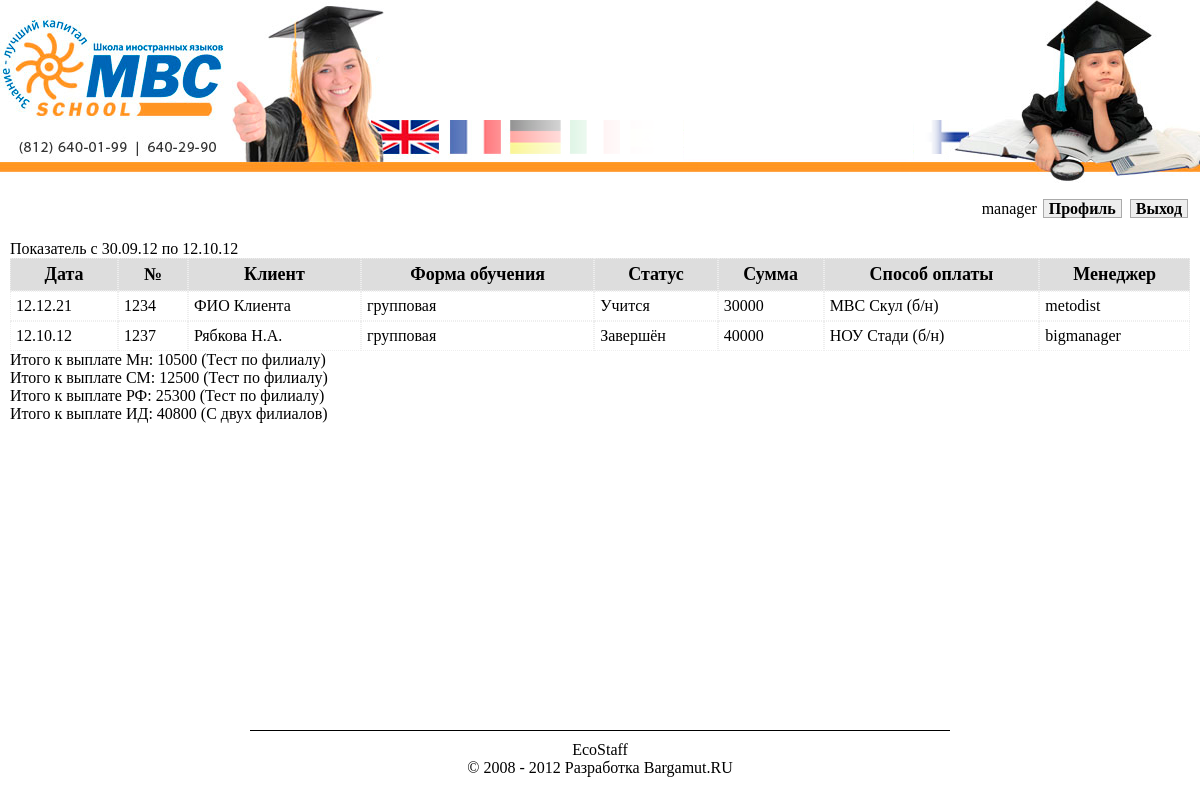
Screenshot of /report/rates.php (signed in) with the database file from the repository.
### tables this page shows
CREATE TABLE IF NOT EXISTS `projects` (
  `id` int(11) NOT NULL AUTO_INCREMENT COMMENT 'ID проекта',
  `clientid` int(11) NOT NULL COMMENT 'ID клиента',
  `filial` int(11) NOT NULL COMMENT 'ID филиала проекта',
  `number` char(4) NOT NULL COMMENT 'Номер проекта',
  `hours` tinyint(3) NOT NULL COMMENT 'Количество часов в пакете',
  `hours2` tinyint(3) NOT NULL DEFAULT '0' COMMENT 'Количество часов отчитанных',
  `form` int(11) NOT NULL COMMENT 'ID формы обучения',
  `programm` varchar(1000) NOT NULL COMMENT 'Программа обучения',
  `payvariant` int(11) NOT NULL COMMENT 'ID варианта оплаты',
  `teacher` int(11) NOT NULL COMMENT 'ID преподавателя',
  `wagerate` int(5) NOT NULL COMMENT 'Ставка за академический час',
  `cost` mediumint(10) NOT NULL COMMENT 'Сумма договора',
  `manager` int(11) NOT NULL COMMENT 'ID менеджера',
  `date` date NOT NULL DEFAULT '0000-00-00' COMMENT 'Дата заключения договора',
  `etap1` int(10) NOT NULL COMMENT 'Сумма 1-го этапа оплаты',
  `etap2` int(10) NOT NULL COMMENT 'Сумма 2-го этапа оплаты',
  `etap3` int(10) NOT NULL COMMENT 'Сумма 3-го этапа оплаты',
  `etap4` int(10) NOT NULL COMMENT 'Сумма оплаты при подписании договора',
  `status` tinyint(1) NOT NULL DEFAULT '1' COMMENT 'Статус проекта',
  `return` int(10) NOT NULL COMMENT 'Сумма возврата',
  PRIMARY KEY (`id`)
);

CREATE TABLE IF NOT EXISTS `clients` (
  `id` int(11) NOT NULL AUTO_INCREMENT COMMENT 'ID клиента',
  `fio` char(255) NOT NULL COMMENT 'ФИО клиента',
  `phone` char(14) NOT NULL COMMENT 'Телефон клиента',
  `email` char(50) NOT NULL COMMENT 'E-Mail клиента',
  `skype` char(15) NOT NULL COMMENT 'Skype клиента',
  `note` varchar(250) NOT NULL COMMENT 'Примечание',
  PRIMARY KEY (`id`)
);

CREATE TABLE IF NOT EXISTS `projects_form` (
  `id` int(11) NOT NULL AUTO_INCREMENT COMMENT 'ID формы обучения',
  `name` char(50) NOT NULL COMMENT 'Название формы обучения',
  PRIMARY KEY (`id`)
);

CREATE TABLE IF NOT EXISTS `projects_status` (
  `id` int(11) NOT NULL AUTO_INCREMENT COMMENT 'ID статуса',
  `name` char(50) NOT NULL COMMENT 'Наименование статуса',
  PRIMARY KEY (`id`)
);

CREATE TABLE IF NOT EXISTS `projects_payvariants` (
  `id` int(11) NOT NULL AUTO_INCREMENT COMMENT 'ID варианта оплаты',
  `name` char(50) NOT NULL COMMENT 'Название варианта оплаты',
  PRIMARY KEY (`id`)
);

CREATE TABLE IF NOT EXISTS `users_bio` (
  `id` int(11) NOT NULL AUTO_INCREMENT COMMENT 'ID элемента',
  `fio` varchar(255) NOT NULL COMMENT 'ФИО пользователя',
  `birthday` date NOT NULL DEFAULT '0000-00-00' COMMENT 'День рождения',
  PRIMARY KEY (`id`)
);

### top.php (called while the page is built, shortened)
<?php
include_once('eng/site.conf.php');
if ($USER->already_login()) {
    $userinfo = $_SESSION['USER'];
    $userinfo['logined'] = true;
} else {
    $userinfo['logined'] = false;
}
?>

### eng/site.conf.php (called while the page is built, shortened)
<?php
include_once('api/api.site.php');
include_once('api/api.database.php');
include_once('api/api.users.php');
include_once('api/api.economic.php');
$DB     = new Database();
$SITE   = new Site();
$USER   = new Users($DB);
$ECON   = new Economic();
?>

### eng/api/api.users.php (called while the page is built, shortened)
<?php
class Users {
    function userTab($uname) {
        $res = file_get_contents(SITE_ROOT.'/tpl/userTab.html');
        $res = str_replace('{uname}',           $uname, $res);
        $res = str_replace('{AUTH_PROFILE}',    AUTH_PROFILE, $res);
        $res = str_replace('{AUTH_EXIT}',       AUTH_EXIT, $res);
        return $res;
    }
}

### eng/api/api.site.php (called while the page is built, shortened)
<?php
class Site{
    function dateFormat($strdate, $format = 'd.m.y') {
        return date($format, strtotime($strdate));
    }
    function fioFormat($fio = '') {
        return preg_replace('/^([A-Za-zА-Яа-я]*\s[A-ZА-Я])[a-zа-я]*\s([A-ZА-Я]).*$/us', '$1.$2.', $fio);
    }
}

### eng/api/api.database.php (called while the page is built, shortened)
<?php
class Database {
    function db_query() {
        $args = func_get_args();
        if (func_num_args() >= 1) {
            $q = array_shift($args);
            $p = array_shift($args);
            if (isset($p)){
                $q = $this->quoteSet($q);
                foreach($p as $k => $v) {
                    $p[$k] = $this->strFormat($v);
                }
                $q = vsprintf($q, $p);
            }
            $r = mysql_query($q) or die(mysql_error());
            $r = $this->db_make_result($r, $q);
        } else {
            $r = 'Нет нужных данных!';
        }
        return $r;
    }
    private function quoteSet($q) {
        $q = preg_replace_callback(
            '/(%?)(%[sd])(:\w+)?(%?)/i',
            function($m) { return $this->PregCallback($m); },
            $q);
        return $q;
    }
    private function PregCallback($m) {
        $r = ($m[2] == '%s' || ($m[2] == '%d' && $m[3] == ':like')) ?
                "'" . $m[1].$m[1].$m[2].$m[4].$m[4] . "'"
            :   $m[1].$m[1].$m[2].$m[4].$m[4];
        return $r;
    }
    private function strFormat($str) {
        return htmlspecialchars(mysql_real_escape_string($str));
    }
    private function db_make_result($r, $q) {
        $result = array();
        if (preg_match('/^SELECT/i', $q)) {
            if (mysql_num_rows($r) == 1) {
                return mysql_fetch_assoc($r);
            } else {
                while ($row = mysql_fetch_assoc($r)) {
                    $result[] = $row;
                }
                return $result;
            }
        } else {
            return $r;
        }
    }
}
?>

### eng/api/api.economic.php (called while the page is built, shortened)
<?php
class Economic {
    function salManager($projects, $mod = array()) {
        $sum = 0;
        $money = array();
        if (!isset($projects['id'])) {
            foreach($projects as $k => $v) {
                switch ($v['payvariant']) {
                    case 1: $money['kassa']     += $this->payed($v); break;
                    case 2: $money['noystudy']  += $this->payed($v); break;
                    case 3: $money['mbcschool'] += $this->payed($v); break;
                    default: break;
                }
            }
        } else {
            switch ($projects['payvariant']) {
                case 2: $money['noystudy']  += $this->payed($projects); break;
            }
        }
        $sum += $money['kassa'] + $money['noystudy'] + $money['mbcschool'];
        return ($sum - 200000) * .05 + 20000 - $mod['penaltys'] + $mod['bonuses'];
    }
    function salBigManager($projects, $mod = array()) {
        $sum = 0;
        $money = array();
        if (!isset($projects['id'])) {
            foreach($projects as $k => $v) {
                switch ($v['payvariant']) {
                    case 1: $money['kassa']     += $this->payed($v); break;
                    case 2: $money['noystudy']  += $this->payed($v); break;
                    case 3: $money['mbcschool'] += $this->payed($v); break;
                    default: break;
                }
            }
        } else {
            switch ($projects['payvariant']) {
                case 2: $money['noystudy']  += $this->payed($projects); break;
            }
        }
        $sum += $money['kassa'] + $money['noystudy'] + $money['mbcschool'];
        return ($sum - 200000) * .05 + 22000 - $mod['penaltys'] + $mod['bonuses'];
    }
    function salFilialDirector($projects, $mod = array()) {
        $sum = 0;
        $money = array();
        if (!isset($projects['id'])) {
            foreach($projects as $k => $v) {
                switch ($v['payvariant']) {
                    case 1: $money['kassa']     += $this->payed($v); break;
                    case 2: $money['noystudy']  += $this->payed($v); break;
                    case 3: $money['mbcschool'] += $this->payed($v); break;
                    default: break;
                }
            }
        } else {
            switch ($projects['payvariant']) {
                case 2: $money['noystudy']  += $this->payed($projects); break;
            }
        }
        $sum += $money['kassa'] + $money['noystudy'] + $money['mbcschool'];
        return $sum * .03 + 25000 - $mod['penaltys'] + $mod['bonuses'];
    }
    function salInitDirector ($projects, $mod = array()) {
        $sum = 0;
        $money = array();
        foreach($projects as $k => $v) {
            switch ($v['payvariant']) {
                case 2: $money['noystudy']  += $this->payed($v); break;
                case 3: $money['mbcschool'] += $this->payed($v); break;
            }
        }
        $sum += $money['kassa'] + $money['noystudy'] + $money['mbcschool'];
        return $sum * .02 + 40000 - $mod['penaltys'] + $mod['bonuses'];
    }
    function payed($proj) {
        return $proj['etap1'] + $proj['etap2'] + $proj['etap3'] + $proj['etap4'];
    }
}

### report/rates.php (the view, shortened to what this page needs)
<?php
include('../top.php');?>
<!DOCTYPE html>
<html>
<head>
    <link rel="stylesheet" type="text/css" href="../css/default.css" />
    <link rel="stylesheet" type="text/css" href="../css/auth.css" />
    <link rel="stylesheet" type="text/css" href="../css/rates.css" />
</head>
<body>
<div class="main ">
    <div class="header">
        <?=SITE_LOGO?>
    </div>
    <div class="usertab">
        <?php if ($userinfo['logined']) { echo $USER->userTab($userinfo['UNAME']); }?>
    </div>
    <div class="content">
        <?php
        $lastmonth = $SITE->dateFormat('last day of -1 month', 'Y-m-d');
        $projects       = $DB->db_query('SELECT * FROM projects WHERE `date` > %s ORDER BY `date` DESC', [$lastmonth]);
        $p_forms        = $DB->db_query('SELECT `name` FROM projects_form ORDER BY `id`');
        $p_payvariants  = $DB->db_query('SELECT `name` FROM projects_payvariants ORDER BY `id`');
        $p_status       = $DB->db_query('SELECT `name` FROM projects_status ORDER BY `id`');
        $clients        = $DB->db_query('SELECT `fio` FROM clients');
        $managers       = $DB->db_query('SELECT `id`, `fio` FROM users_bio');
        echo 'Показатель с ' . $SITE->dateFormat($lastmonth) . ' по ' . date('d.m.y');
        $result = '<table border="0" cellspadding="0" cellspacing="0">';
        foreach ($projects as $k => $v) {
            if ($k == 0) {
                $result .= '<tr class="caption">'.
                    '<td class="date">Дата</td>'.
                    '<td>№</td>'.
                    '<td>Клиент</td>'.
                    '<td>Форма обучения</td>'.
                    '<td>Статус</td>'.
                    '<td>Сумма</td>'.
                    '<td>Способ оплаты</td>'.
                    '<td>Менеджер</td>'.
                    '</tr>';
            }
            $man_fio    = $SITE->fioFormat($managers[$v['manager'] - 1]['fio']);
            $client_fio = $SITE->fioFormat($clients[$v['clientid'] - 1]['fio']);
            $result .= '<tr>'.
                '<td class="date">' . $SITE->dateFormat($v['date']) . '</td>'.
                '<td>'.$v['number'].'</td>'.
                '<td>'.$client_fio.'</td>'.
                '<td>'.$p_forms[$v['form'] - 1]['name'].'</td>'.
                '<td>'.$p_status[$v['status'] - 1]['name'].'</td>'.
                '<td>'.$v['cost'].'</td>'.
                '<td>'.$p_payvariants[$v['payvariant'] - 1]['name'].'</td>'.
                '<td>'.$man_fio.'</td>'.
                '</tr>';
        }
        $result .= '</table>';
        $projects_f = $DB->db_query('SELECT * FROM projects WHERE `date` > %s AND `filial` = %d ORDER BY `date` DESC', [$lastmonth, 1]);
        $result .= 'Итого к выплате Мн: ' . $ECON->salManager($projects_f) . ' (Тест по филиалу)<br />';
        $result .= 'Итого к выплате СМ: ' . $ECON->salBigManager($projects_f) . ' (Тест по филиалу)<br />';
        $result .= 'Итого к выплате РФ: ' . $ECON->salFilialDirector($projects_f) . ' (Тест по филиалу)<br />';
        $result .= 'Итого к выплате ИД: ' . $ECON->salInitDirector($projects) . ' (С двух филиалов)';
        $main_tpl = file_get_contents(SITE_ROOT.'/tpl/reports/ratePage.html');
        $main_tpl = str_replace('{rates}', $result, $main_tpl);
        echo $main_tpl;
        ?>
    </div>
    <div class="push"></div>
</div>
<div class="footer">
    <hr />
    <?=CREDITS?>
    <?=DEVELOPERS?>
</div>
</body>
</html>

### css/default.css (style rules this page uses)
html, body { height: 100%; margin: 0px; padding: 0px; font-family: calibri; }
hr { color: #000; background-color: #000; border: 0px none; height: 1px; clear: both; margin: 0px; }
.button { background-color: #eee; border: 1px #aaa solid; font-weight: bold; cursor: pointer; }
.main { min-height: 100%; height: auto !important; height: 100%; width: 100%; margin: 0px 0px -70px; }
.header { position: relative; height: 190px; background-image: url('/img/default/logo_bg.jpg'); margin-bottom: 5px; }
.logo1, .logo2 { border: 0px; }
.logo2 { float: right; }
.usertab { height: 30px; padding: 5px 10px; text-align: right; }
.content { padding: 5px 10px 15px; }
.footer, .push { height: 70px; width: 900px; margin: 0px auto; text-align: center; }
.footer hr { width: 700px; margin: 0 auto 10px; }

### css/auth.css (style rules this page uses)
#maProfile, #maExit { color: #000; padding: 0px 5px; margin: 0px 2px; text-align: center; text-decoration: none; }

### css/rates.css (style rules this page uses)
.rates table { width: 100%; }
.rates table tr td { padding: 5px; border: 1px #eee dotted; }
.rates table tr.caption { text-align: center; font-size: 18px; font-weight: bold; background-color: #ddd; }
.rates table tr td.date { white-space: nowrap; }

### rows the page displays
projects: shows "Дата", date "12.12.21", number "1234", clientid.fio "ФИО Клиента", form.name "групповая", status.name "Учится", cost "30000", payvariant.name "МВС Скул (б/н)", manager.fio "metodist"
projects: date "12.10.12", number "1237", clientid.fio "Рябкова Н.А.", form.name "групповая", status.name "Завершён", cost "40000", payvariant.name "НОУ Стади (б/н)", manager.fio "bigmanager"

### other values shown
$USER->userTab($userinfo['UNAME']) "manager Профиль Выход"
$SITE->dateFormat($lastmonth) "30.09.12"
$ECON->salManager($projects_f) "10500"
$ECON->salBigManager($projects_f) "12500"
$ECON->salFilialDirector($projects_f) "25300"
$main_tpl "Итого к выплате ИД: 40800 (С двух филиалов)"
CREDITS "EcoStaff © 2008 - 2012"
DEVELOPERS "Разработка Bargamut.RU"
